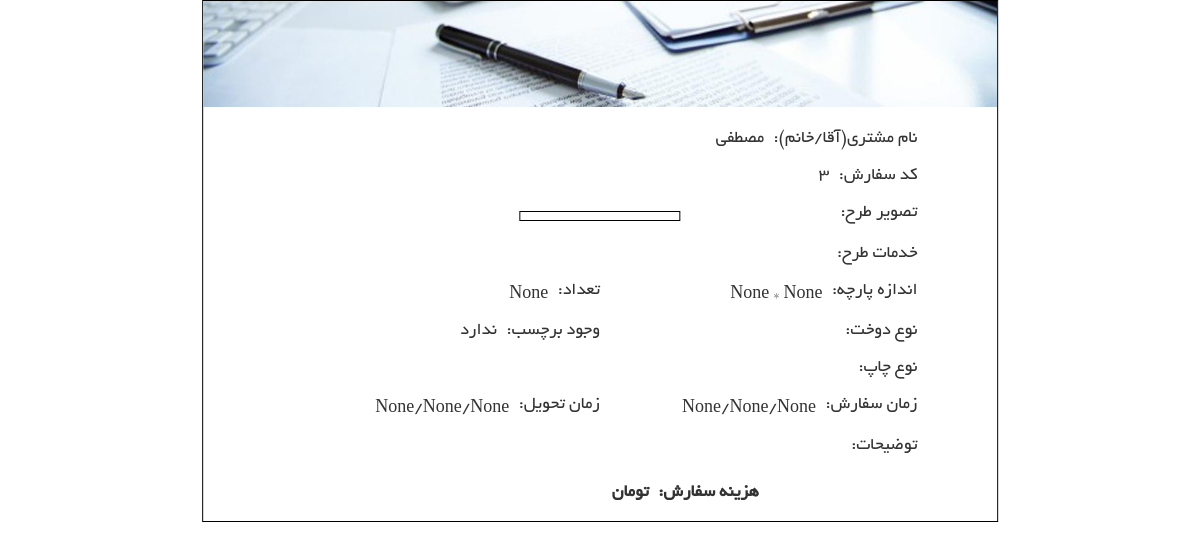
The app's page /reserve/factorForm/3, older data.
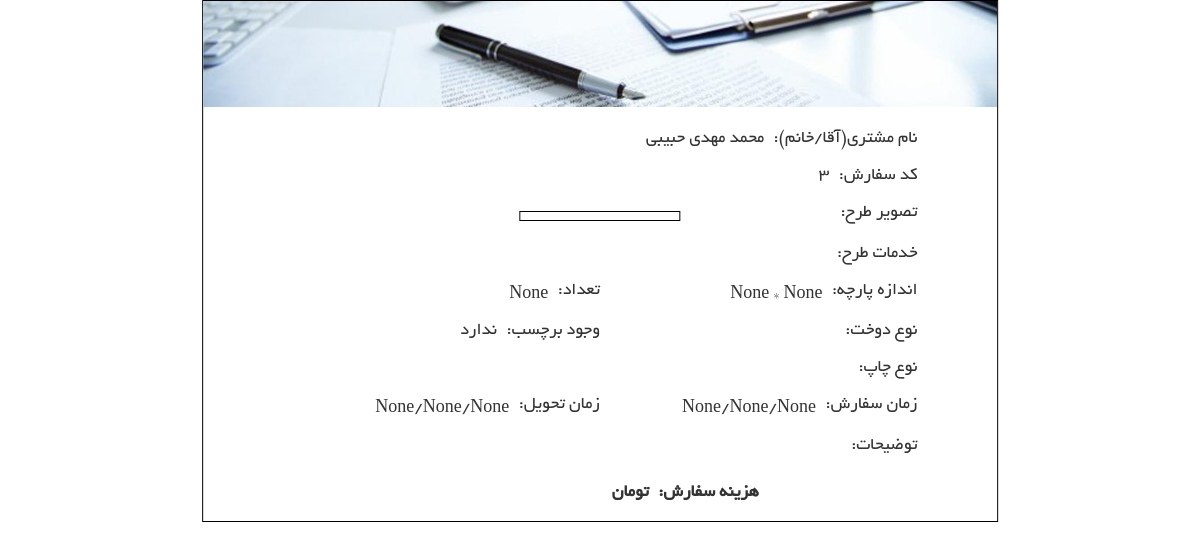
The same page, newer data.
### ReserveForm/models.py (models this page shows, shortened)
class ReserveForm(models.Model):
    customer = models.ForeignKey(Customer, verbose_name='مشتری', )
    tarh = models.ImageField(upload_to='tarh/', verbose_name='طرح', blank=True, null=True)
    serviceTarh = models.ManyToManyField('ServiceTarh', verbose_name='خدمات طرح', blank=True)
    hasParche = models.BooleanField(verbose_name='پارچه دارد',)
    parche = models.ForeignKey('Parche',verbose_name='پارچه', blank=True, null=True)
    parcheWidth = models.IntegerField(verbose_name='عرض پارچه', blank=True, null=True)
    parcheHeight = models.IntegerField(verbose_name='طول پارچه', blank=True, null=True)
    number = models.IntegerField(verbose_name='تعداد', blank=True, null=True)
    typeChap = models.ForeignKey('Chap', verbose_name='چاپ', blank=True, null=True)
    dookht = models.ForeignKey('Dookht', verbose_name='دوخت', blank=True, null=True,)
    hasLabel = models.BooleanField(verbose_name='لیبل دارد', )
    otherServices = models.ManyToManyField('OtherServices', verbose_name='سایر خدمات', blank=True)
    reserveDay = models.IntegerField(choices=dayChoice, verbose_name='روز', blank=True, null=True)
    reserveMonth = models.IntegerField(choices=monthChoice, verbose_name='ماه', blank=True, null=True)
    reserveYear = models.IntegerField(verbose_name='سال', blank=True, null=True)
    deliveryDay = models.IntegerField(choices=dayChoice, verbose_name='روز', blank=True, null=True)
    deliveryMonth = models.IntegerField(choices=monthChoice, verbose_name='ماه', blank=True, null=True)
    deliveryYear = models.IntegerField(verbose_name='سال', blank=True, null=True)
    description = models.TextField(verbose_name='توضیح', blank=True, null=True)
    process = models.ForeignKey('Process', verbose_name='فرایند', blank=True, null=True, default=2)
    class Meta:
        verbose_name = "سفارش"
        verbose_name_plural = "سفارش"
    def get_tarh_url(self):
        if self.tarh:
            return self.tarh.url
        else:
            return ''

### UserManager/models.py (models this page shows, shortened)
class Customer(models.Model):
    user = models.OneToOneField(User,)
    username = models.CharField(max_length=100)
    name = models.CharField(max_length=100, null=True, verbose_name='نام')
    phoneNumber = models.CharField(max_length=50, verbose_name='شماره تلفن همراه',)
    email = models.EmailField(verbose_name='ایمیل',)
    moaref = models.CharField(max_length=200, verbose_name='نام معرف',)
    workPhoneNumber = models.CharField(max_length=50, verbose_name='تلفن محل کار',)
    address = models.TextField(verbose_name='آدرس',)
    companyName = models.TextField(verbose_name='نام شرکت',)
    class Meta:
        verbose_name = 'مشتری'
        verbose_name_plural = 'مشتری'

### ReserveForm/views.py (the view)
# urls.py: url(r'^factorForm/(?P<id>[0-9]+)', view=views.factor_form, name='FactorReserveForm'),
def factor_form(request, id):
    form = ReserveForm.objects.get(id=id)
    context = {'form':form}
    return render(request, 'printFactorReserve.html', context=context)

### ReserveForm/templatetags/toPersian.py (called while the page is built, shortened)
@register.filter
def IntegerToPersian(number):
    if number is None:
        return None

@register.filter
def FloatToPersian(number):
    if number is None:
        return None

### templates/printFactorReserve.html (shortened to what the changed rows need)
{% load static %}
{% load toPersian %}
<!DOCTYPE html>
<html lang="en">
<head>
    <link href="{% static 'css/printFactorReserve.css' %}" rel="stylesheet">
</head>
<body>
<div class="main-wrapper center-horizontally border-black">
    <div class="content center-horizontally">
        <div class="item clear-both">
            <div class="item-value">
                <div class="direction-rtl font">
                    {{ form.customer.name }}
                </div>
            </div>
        </div>
        <div class="item clear-both">
            <div class="item-value">
                <div class="direction-rtl font">
                    {{ form.id }}
                </div>
            </div>
        </div>
        <div class="item clear-both half-width">
            <div class="item-value">
                <div class="direction-rtl font">
                    {{ form.parcheWidth|FloatToPersian }} * {{ form.parcheHeight|FloatToPersian }}
                </div>
            </div>
        </div>
        <div class="item half-width">
            <div class="item-value">
                <div class="direction-rtl font">
                    {{ form.number|IntegerToPersian }}
                </div>
            </div>
        </div>
        <div class="item half-width">
            <div class="item-value">
                <div class="direction-rtl font">
                    {{ form.reserveYear|IntegerToPersian }}/{{ form.reserveMonth|IntegerToPersian }}/{{ form.reserveDay|IntegerToPersian }}
                </div>
            </div>
        </div>
        <div class="item half-width">
            <div class="item-value">
                <div class="direction-rtl font">
                    {{ form.deliveryYear|IntegerToPersian }}/{{ form.deliveryMonth|IntegerToPersian }}/{{ form.deliveryDay|IntegerToPersian }}
                </div>
            </div>
        </div>
    </div>
</div>
</body>
</html>

Row changes from the older to the newer data that the page shows:
changed through a linked row, ReserveForm "None": customer.name "مصطفی" → "محمد مهدی حبیبی"
